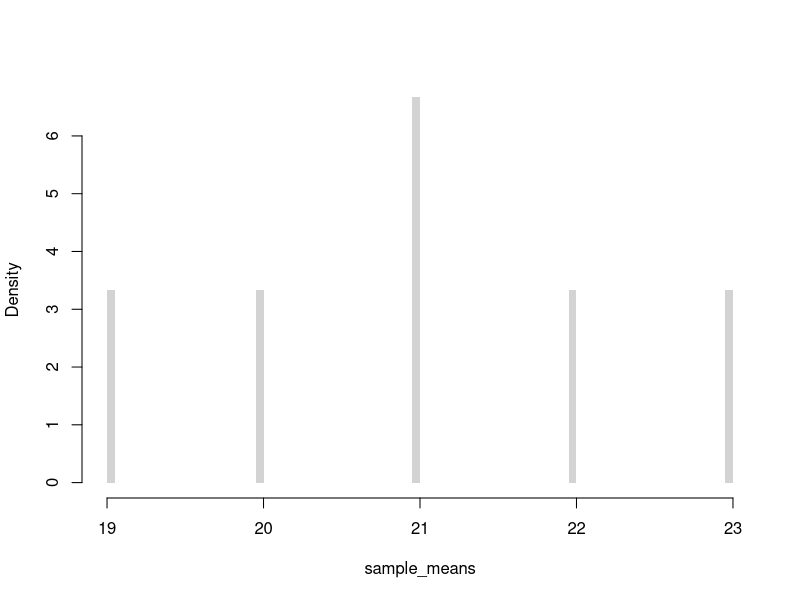
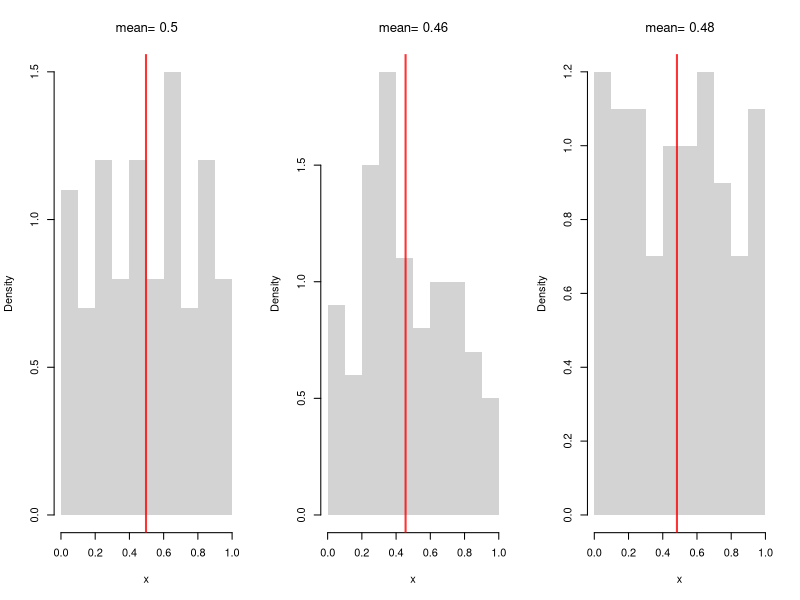
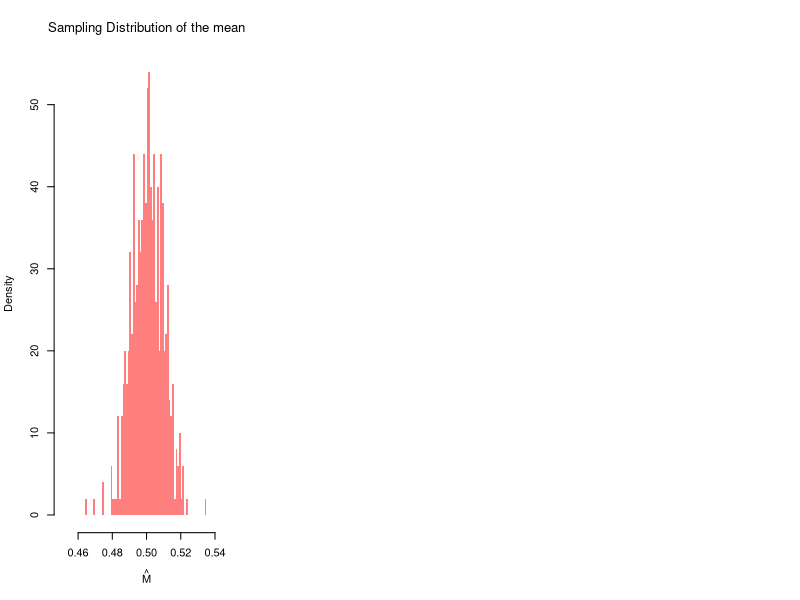
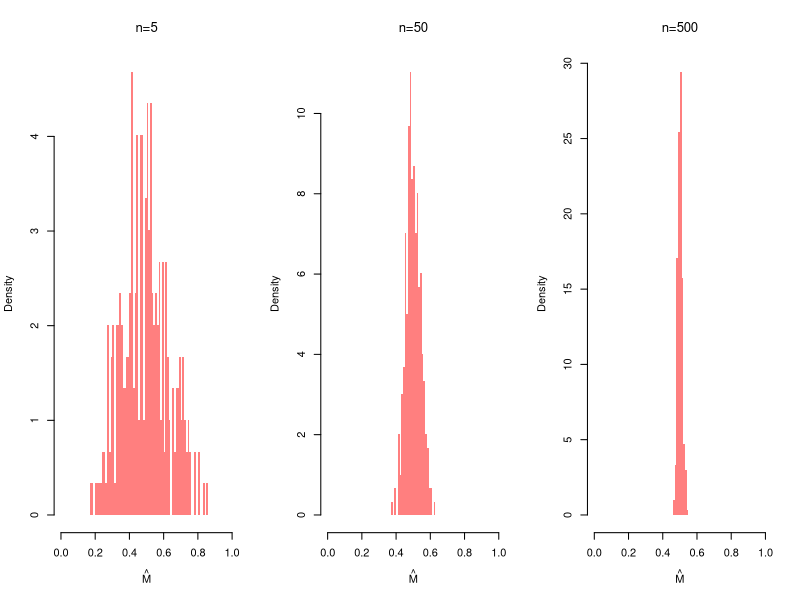
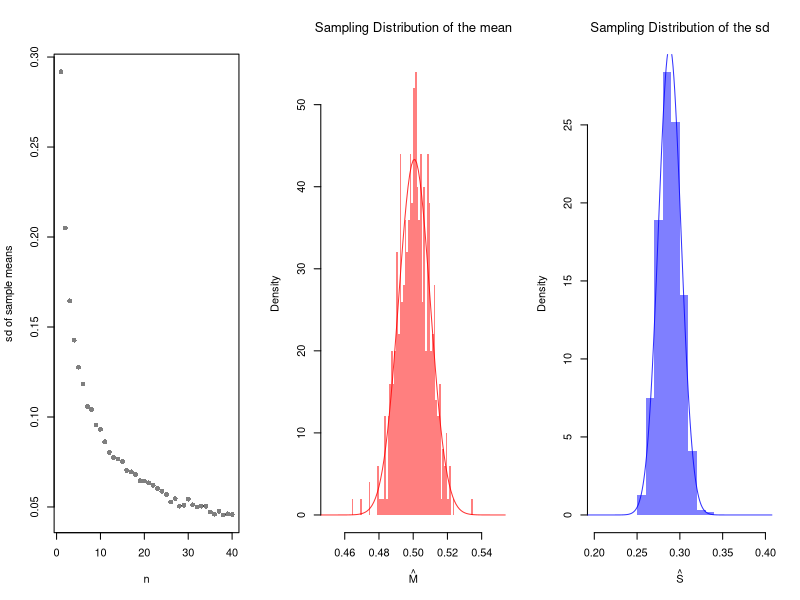
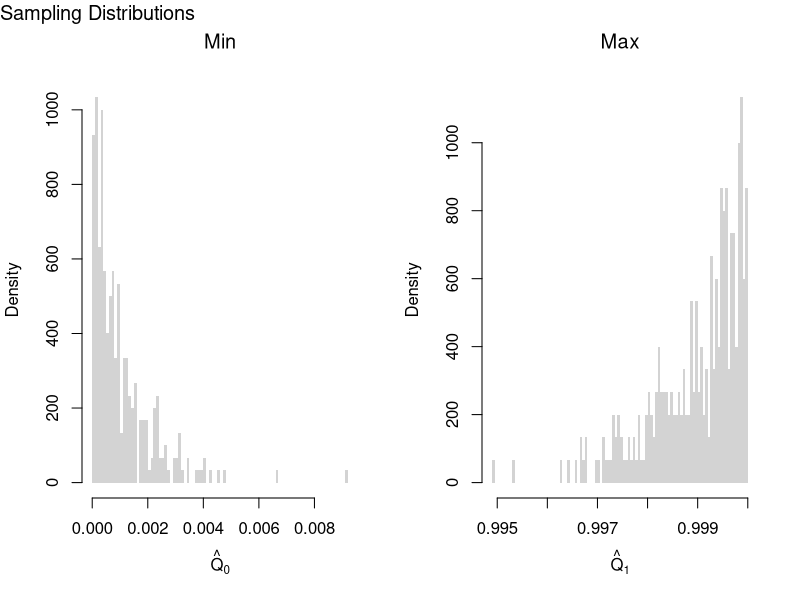
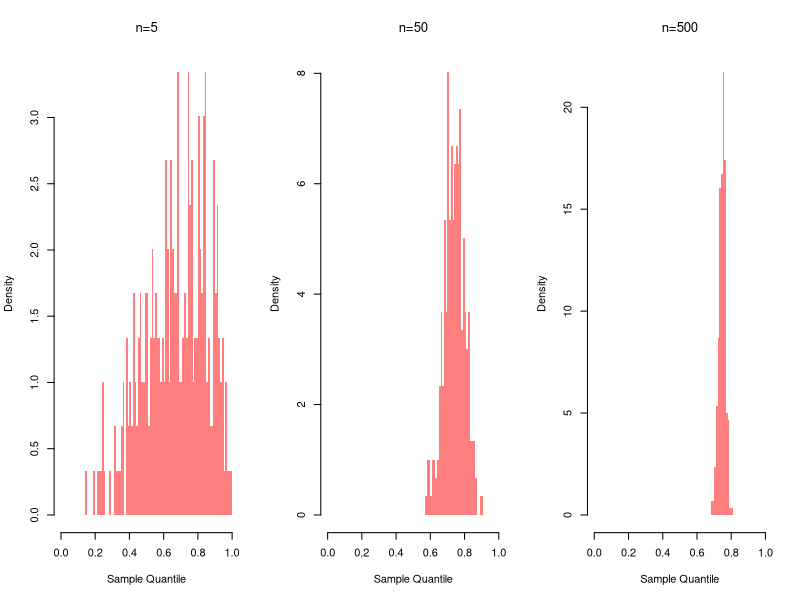
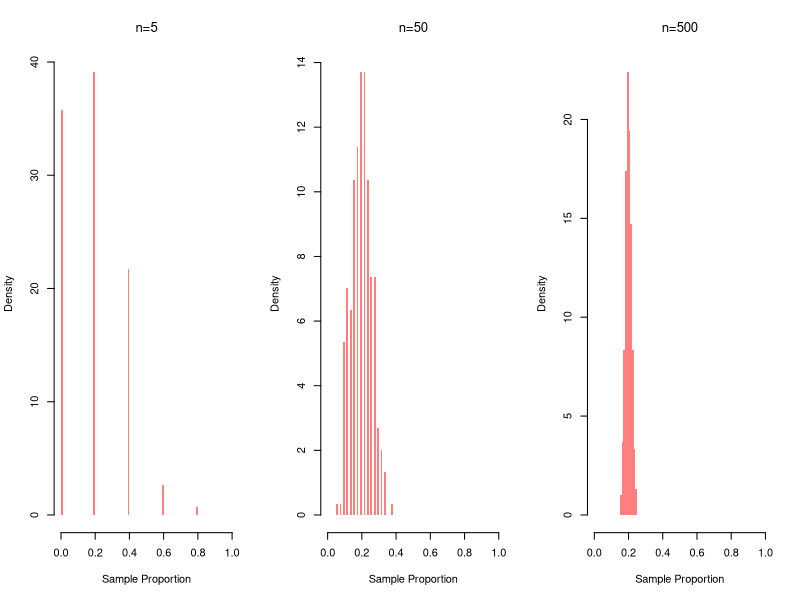

Write the R code that produced these figures, in order.
## ---- chunk 1
# Simple random sample (no duplicates, equal probability)
x <- c(1, 2, 3, 4) # population
sample(x, 2, replace=FALSE) #sample
## ---- chunk 2
#{1, 2, 3} {1, 3, 2}
#{2, 1, 3} {2, 3, 1}  
#{3, 2, 1} {3, 1, 2}
factorial(3)
## ---- chunk 3
#Ways to draw k=2 from a set with n=4
#{1, 2} {1, 3} {1, 4}  
#      {2, 3} {2, 4}  
#            {3, 4} 

choose(4, 2)
## ---- chunk 4
# License plates: 3 distinct letters, 3 distinct numbers
(26 * 25 * 24) * (10 * 9 * 8)

# Bank-account sample of 3 from 20 (order irrelevant)
choose(20, 3)

# HR committee: morning ordered, afternoon unordered
(25 * 24) * choose(23, 5)
## ---- chunk 5
#All possible samples of two from a bag of numbers {1, 2, 3, 4} with replacement 
#{1, 1} {1, 2} {1, 3}, {3, 4}
#{2, 2} {2, 3} {2, 4}
#{3, 3} {3, 4}
#{4, 4}

# Simple random sample (duplicates, equal probability)
sample(x, 2, replace=TRUE)
## ---- chunk 6
X <- c(18, 20, 22, 24) # Ages for student population
# six possible samples
m1 <- mean( X[c(1, 2)] ) #{1, 2}
m2 <- mean( X[c(1, 3)] ) #{1, 3}
m3 <- mean( X[c(1, 4)] ) #{3, 4}
m4 <- mean( X[c(2, 3)] ) #{2, 3}
m5 <- mean( X[c(2, 4)] ) #{2, 4}
m6 <- mean( X[c(3, 4)] ) #{3, 4}
# sampling distribution
sample_means <- c(m1, m2, m3, m4, m5, m6)
hist(sample_means,
    freq=FALSE, breaks=100,
    main=NA, border=NA)
## ---- chunk 7
# Three Sample Example from infinite population
x1 <- runif(100)
m1 <- mean(x1)
x2 <- runif(100)
m2 <- mean(x2)
x3 <- runif(100)
m3 <- mean(x3)
sample_means <- c(m1, m2, m3)
sample_means

# An Equivalent Approach: fill vector in a loop
sample_means <- rep(NA, 3)
for(i in seq(sample_means)){
    x <- runif(100)
    m <- mean(x)
    sample_means[i] <- m
}
sample_means
## ---- chunk 8
# Three Sample Example w/ Visual
par(mfrow=c(1, 3))
for(b in 1:3){
    x <- runif(100) 
    m <-  mean(x)
    hist(x,
        breaks=seq(0, 1, by=.1), #for comparability
        freq=FALSE, main=NA, border=NA)
    abline(v=m, col=rgb(1, 0, 0, .8), lwd=2)
    title(paste0('mean= ', round(m, 2)),  font.main=1)
}
## ---- chunk 9
# Many sample example
sample_means <- rep(NA, 500)
for(i in seq_along(sample_means)){
    x <- runif(1000)
    m <- mean(x)
    sample_means[i] <- m
}
hist(sample_means,
    breaks=seq(0.45, 0.55, by=.001),
    border=NA, freq=FALSE,
    col=rgb(1, 0, 0, .5),
    xlab=expression(hat(M)),
    main=NA)
title('Sampling Distribution of the mean', font.main=1)
## ---- chunk 10
m_LLLN <- mean(sample_means)
round(m_LLLN, 3)
## ---- chunk 11
par(mfrow=c(1, 3))
for(n in c(5, 50, 500)){
    sample_means_n <- rep(NA, 299)
    for(i in seq_along(sample_means_n)){
        x <- runif(n)
        m <- mean(x)
        sample_means_n[i] <- m
    }
    hist(sample_means_n,
        breaks=seq(0, 1, by=.01),
        border=NA, freq=FALSE,
        col=rgb(1, 0, 0, .5),
        xlab=expression(hat(M)),
        main=NA)
    title(paste0('n=', n), font.main=1)
}
## ---- chunk 12
n_seq <- seq(1, 40)
sd_seq <- rep(NA, length(n_seq))
for(n in seq_along(sd_seq)){
    sample_means_n <- rep(NA, 499)
    for(i in seq_along(sample_means_n)){
        x <- runif(n)
        m <- mean(x)
        sample_means_n[i] <- m
    }
    sd_seq[n] <- sd(sample_means_n)
}
plot(n_seq, sd_seq, pch=16, col=grey(0, 0.5),
    xlab='n', ylab='sd of sample means', main=NA)
## ---- chunk 13
X <- c(18, 20, 22, 24) #student ages (population values)
mean(X) # Population mean

# six possible samples of size 2
m1 <- mean( X[c(1, 2)] ) #{1, 2}
m2 <- mean( X[c(1, 3)] ) #{1, 3}
m3 <- mean( X[c(1, 4)] ) #{1, 4}
m4 <- mean( X[c(2, 3)] ) #{2, 3}
m5 <- mean( X[c(2, 4)] ) #{2, 4}
m6 <- mean( X[c(3, 4)] ) #{3, 4}
means_2 <- c(m1, m2, m3, m4, m5, m6)
sort(means_2)

# four possible samples of size 3
m1 <- mean( X[c(1, 2, 3)] ) 
m2 <- mean( X[c(1, 2, 4)] ) 
m3 <- mean( X[c(1, 3, 4)] ) 
m4 <- mean( X[c(2, 3, 4)] ) 
means_3 <- c(m1, m2, m3, m4)
sort(means_3)
## ---- chunk 14
hist(sample_means,
    breaks=seq(0.45, 0.55, by=.001),
    border=NA, freq=FALSE,
    col=rgb(1, 0, 0, .5),
    xlab=expression(hat(M)),
    main=NA)
title('Sampling Distribution of the mean', font.main=1)

# Approximately normal?
mu <- mean(sample_means)
mu_sd <- sd(sample_means)
x <- seq(0.1, 0.9, by=0.001)
fx <- dnorm(x, mu, mu_sd)
lines(x, fx, col=rgb(1, 0, 0, .8))
## ---- chunk 15
# CLT example of the 'sd' statistic
sample_sds <- rep(NA, 1000)
for(i in seq_along(sample_sds)){
    x <- runif(100) # same distribution
    s <- sd(x) # different statistic
    sample_sds[i] <- s
}
hist(sample_sds,
    breaks=seq(0.2, 0.4, by=.01),
    border=NA, freq=FALSE,
    col=rgb(0, 0, 1, .5),
    xlab=expression(hat(S)),
    main=NA)
title('Sampling Distribution of the sd', font.main=1)

# Approximately normal?
mu <- mean(sample_sds)
mu_sd <- sd(sample_sds)
x <- seq(0.1, 0.9, by=0.001)
fx <- dnorm(x, mu, mu_sd)
lines(x, fx, col=rgb(0, 0, 1, .8))

# try another random variable, such as rexp(100) instead of runif(100)
## ---- chunk 16
# Create 300 samples, each with 1000 random uniform variables
x_samples <- matrix(nrow=300, ncol=1000)
for(i in seq(1, nrow(x_samples))){
    x_samples[i, ] <- runif(1000)
}
# Each row is a new sample
length(x_samples[1, ])

# Compute min and max for each sample
x_mins <- apply(x_samples, 1, quantile, probs=0)
x_maxs <- apply(x_samples, 1, quantile, probs=1)

# Plot the sampling distributions of min, median, and max
# Median looks normal. Maximum and minimum do not!
par(mfrow=c(1, 2))
hist(x_mins, breaks=100, main=NA,
    xlab=expression(hat(Q)[0]), border=NA, freq=FALSE)
title('Min', font.main=1)
hist(x_maxs, breaks=100, main=NA,
    xlab=expression(hat(Q)[1]), border=NA, freq=FALSE)
title('Max', font.main=1)
title('Sampling Distributions', outer=TRUE, line=-1, adj=0, font.main=1)
## ---- chunk 17
par(mfrow=c(1, 3))
for(n in c(5, 50, 500)){
    sample_quants_n <- rep(NA, 299)
    for(i in seq_along(sample_quants_n)){
        x <- runif(n)
        m <- quantile(x, probs=0.75) #upper quartile
        sample_quants_n[i] <- m
    }
    hist(sample_quants_n,
        breaks=seq(0, 1, by=.01),
        border=NA, freq=FALSE,
        col=rgb(1, 0, 0, .5),
        xlab='Sample Quantile',
        main=NA)
    title(paste0('n=', n), font.main=1)
}
## ---- chunk 18
par(mfrow=c(1, 3))
for(n in c(5, 50, 500)){
    sample_props_n <- rep(NA, 299)
    for(i in seq_along(sample_props_n)){
        x <- sample(1:5, size=n, prob=c(1:5)/15, replace=TRUE)
        p3 <- mean(x==3)
        sample_props_n[i] <- p3
    }
    hist(sample_props_n,
        breaks=seq(0, 1, by=.01),
        border=NA, freq=FALSE,
        col=rgb(1, 0, 0, .5),
        xlab='Sample Proportion',
        main=NA)
    title(paste0('n=', n), font.main=1)
}
## ---- chunk 19
par(mfrow = c(1, 3))
for (n in c(50, 500, 5000)) {
  x <- runif(n)
  Fx <- ecdf(x)
  plot(Fx, main=NA)
  title(paste0('n=', n), font.main=1)
}
## ---- chunk 20
sample_dat <- USArrests[, 'Murder']
sample_mean <- mean(sample_dat)
sample_mean
## ---- chunk 21
# Generate Non-normal Data, from Hesterberg (2015)

# Population is 50% N(-2, 1) and 50% N(2, 4)
populationMean <- c(-2, 2)
populationVar <- c(1, 4)

# Generate samples from population
rPopulation <- function(n){
  # Which distribution is each observation coming from
  di <- sample(1:2, size=n, replace=TRUE, prob=c(.5, .5))
  rnorm(n, mean=populationMean[di], sd=sqrt(populationVar)[di])
}

# Compute Sample Mean
n <- 25
set.seed(2)
sample_dat <- rPopulation(n)
sample_mean <- mean(sample_dat)
## ---- chunk 22
# Plot Bootstrap Mean
# Modified from Hesterberg (2015)

#### Some parameters for figure layout.
divideX <- c(.6, .65)
divideY <- c(0, .32, .33, .65, .70, 1)
useFraction <- .9
Fraction2 <- 0:1 + c(1, -1) * (1-useFraction)/2
rescaleY <- function(x) (x-.33)/.67
divideY3 <- (c(NA, NA, .33, .65, .70, 1) - .33)/.67

PlotSample <- function(data,
    lineMu=TRUE,
    star=FALSE,
    lineM=NULL,
    col='gray'){
  # lineMu: logical, add a vertical line at mu
  # star:  logical, label with xbar* instead of xbar
  # lineM: NULL or numeric; add a vertical line there

  hist(data, breaks=seq(-6, 8, length=21), col=col,
       probability=TRUE, axes=FALSE, new=FALSE, border=NA,
       xlab='', xlim=c(-6, 8), ylim=c(0, .351),
       xaxs='i', yaxs='i', main=NA)
  axis(side=1, at=c(-6, 8))
  axis(side=1, at=mean(data),
       if(star) expression(hat(M)[r]) else expression(hat(M)))
  if(lineMu) {
    segments(mean(populationMean), y0=0, y1=.32)
    axis(side=1, at=mean(populationMean), '')
  }
  if(length(lineM)) {
    segments(lineM, y0=0, y1=.32, col=rgb(1, 0, 0, .8), lty=2)
    axis(side=1, at=lineM, '', col=rgb(1, 0, 0, .8))
  }
  invisible(NULL)
}

### Plot sample (as substitute for population)
par(fig=c(divideX[1] * (1/3 + 1/3 * Fraction2), divideY3[5:6]),
    mar=.1 + c(2, 0, 0, 0), mex=.8)
PlotSample(sample_dat, lineM=sample_mean)
axis(1, sample_mean, expression(hat(M)), col=rgb(1, 0, 0, .8))

### Bootstrap samples
set.seed(2)  ## Cherry Pick Some Good Ones
B <- lapply(1:20, function(b) { sample(sample_dat, replace=TRUE) })
temp <- lapply(B, hist, breaks=seq(-6, 8, length=21), plot=FALSE)
Bii <- which(sapply(temp, function(x) max(x[['counts']])) <= 5)
## Plot the Cherries
par(fig=c(divideX[1] * (0/3 + 1/3*Fraction2), divideY3[3:4]), new=TRUE)
PlotSample(B[[Bii[1]]], sample_mean, lineMu=FALSE, star=TRUE)
par(fig=c(divideX[1] * (1/3 + 1/3*Fraction2), divideY3[3:4]), new=TRUE)
PlotSample(B[[Bii[3]]], sample_mean, lineMu=FALSE, star=TRUE)
par(fig=c(divideX[1] * (2/3 + 1/3*Fraction2), divideY3[3:4]), new=TRUE)
PlotSample(B[[Bii[2]]], sample_mean, lineMu=FALSE, star=TRUE)

### Bootstrap Distribution
par(fig=c(divideX[2], 1, 0, .5), new=TRUE)
par(mar=c(4.1, 0, 0, 0))
set.seed(2)
Bmeans <- sapply(1:999, function(b) {
    dat_b <- sample(sample_dat, replace=TRUE) # c.f. jackknife
    mean(dat_b)
})
hist(Bmeans, xlim=c(-3, 3), ylim=c(0, 1), breaks=61, border=NA,
     axes=FALSE, col='gray', freq=FALSE, main=NA, yaxs='i',
     xlab='', ylab='')
abline(v=sample_mean, col=rgb(1, 0, 0, .8), lty=2)
abline(v=mean(populationMean))
axis(1, c(-3, 3))
axis(1, at=sample_mean, expression(hat(M)), col=rgb(1, 0, 0, .8))
#axis(3, at=mean(populationMean), expression(mu))

### Arrows
par(mar=c(2.1, 0, 0, 0))
par(fig=c(0, 1, 0, 1), usr=c(0, 1, 0, 1))
arrows(lwd=1.5, length=.125,
       x0=divideX[1] * (.29 + .42 * ppoints(5)[c(1, 3, 5)]),
       x1=divideX[1] * seq(.3, .7, length=3),
       y0=rescaleY(divideY[4:5] %*% c(.2, .77)) - .05,
       y1=rescaleY(divideY[4] - c(.6, 1, .6)*(divideY[5]-divideY[4])) - .05)
arrows(divideX[1], c(.1, .2, .3), length=.125, divideX[2], lwd=1.5)

### Text
text(.4, .8, adj=0, 'Sample')
text((divideX[2]+1)/2, .55, adj=.5, 'Resampling Distribution')
text(0.01, divideY3[4]+.03, adj=0, 'Resamples (r)')
legend(.01, .9, lty=1:2, col=c(rgb(0, 0, 0, .8), rgb(1, 0, 0, .8)), legend=expression(mu, hat(M)))
## ---- chunk 23
small_dat <- c(1, 6, 7, 22)
jackknife_meds <- rep(NA, length(small_dat))
for(i in seq_along(jackknife_meds)){
    jackknife_meds[i] <- median(small_dat[-i])
}
jackknife_meds
mean(jackknife_meds)
## ---- chunk 24
sample_dat <- USArrests[, 'Murder']
sample_mean <- mean(sample_dat)

# Jackknife Estimates
n <- length(sample_dat)
jackknife_means <- rep(NA, n)
for(i in seq_along(jackknife_means)){
    dat_noti <- sample_dat[-i]
    mean_noti <- mean(dat_noti)
    jackknife_means[i] <- mean_noti
}
hist(jackknife_means, breaks=25,
    border=NA, freq=FALSE,
    main=NA, xlab=expression(hat(M)[-i]))
abline(v=sample_mean, col=rgb(1, 0, 0, .8), lty=2)
## ---- chunk 25
set.seed(1)
small_dat <- c(1, 6, 7, 22)
bootstrap_meds <- rep(NA, 8)
for(b in seq_along(bootstrap_meds)){
    dat_b <- sample(small_dat, replace=TRUE)
    bootstrap_meds[b] <- median(dat_b)
}
bootstrap_meds
## ---- chunk 26
# Bootstrap estimates
bootstrap_means <- rep(NA, 9999)
for(b in seq_along(bootstrap_means)){
    boot_id <- sample(n, replace=TRUE)
    dat_b  <- sample_dat[boot_id] # c.f. jackknife
    mean_b <- mean(dat_b)
    bootstrap_means[b] <-mean_b
}

hist(bootstrap_means, breaks=25,
    border=NA, freq=FALSE,
    main=NA, xlab=expression(hat(M)[b]))
abline(v=sample_mean, col=rgb(1, 0, 0, .8), lty=2)
## ---- chunk 27
# theoretical probabilities
x <- c(0, 1)
x_probs <- c(1/4, 3/4)
# sample draws
coin_sample <- sample(x, prob=x_probs, 1000, replace=TRUE)
Fhat <- ecdf(coin_sample)

x_probs_boot <- c(Fhat(0), 1-Fhat(0))
x_probs_boot # approximately the theoretical value
coin_resample <- sample(x, prob=x_probs_boot, 999, replace=TRUE)
# any draw from here is almost the same as the original process
## ---- chunk 28
sd(bootstrap_means) # standard error estimate for the mean
sd(sample_dat) # standard deviation
## ---- chunk 29
sd(jackknife_means)*sqrt(n) # standard error estimate for the mean
sd(bootstrap_means) # standard error estimate for the mean
## ---- chunk 30
B <- 999 # number of bootstrap samples
Nseq <- seq(1, length(sample_dat), by=1) # different resample sizes
n_id <- seq_along(sample_dat) # who to potentially resample

## For each sample size, compute the bootstrap SE
SE <- rep(NA, length(Nseq))
for(n in seq_along(Nseq)){
    sample_stats_n <- rep(NA, B)
    for(b in seq(1, B)){
    	b_id <- sample(n_id, size=n, replace=TRUE)
        x_b <- sample_dat[b_id]
        x_stat_b <- mean(x_b) # statistic of interest
        sample_stats_n[b] <- x_stat_b
    }
    se_n <- sd(sample_stats_n) # How much the statistic varies across samples
    SE[n] <- se_n
}

plot(Nseq, SE, pch=16, col=grey(0, 0.5),
    ylab='standard error', xlab='sample size', main=NA)
## ---- chunk 31
med <- quantile(sample_dat, prob=0.5)

# Bootstrap estimates
bootstrap_stat <- rep(NA, 9999)
for(b in seq_along(bootstrap_stat)){
    boot_id <- sample(n, replace=TRUE)
    dat_b  <- sample_dat[boot_id] # c.f. jackknife
    stat_b <- quantile(dat_b, prob=0.5)
    bootstrap_stat[b] <- stat_b
}

hist(bootstrap_stat, breaks=25,
    border=NA, freq=FALSE,
    main=NA, xlab=expression(Med[b]))
abline(v=med, col=rgb(1, 0, 0, .8), lty=2)
## ---- chunk 32
# Standard error estimate for the median
sd(bootstrap_stat)
